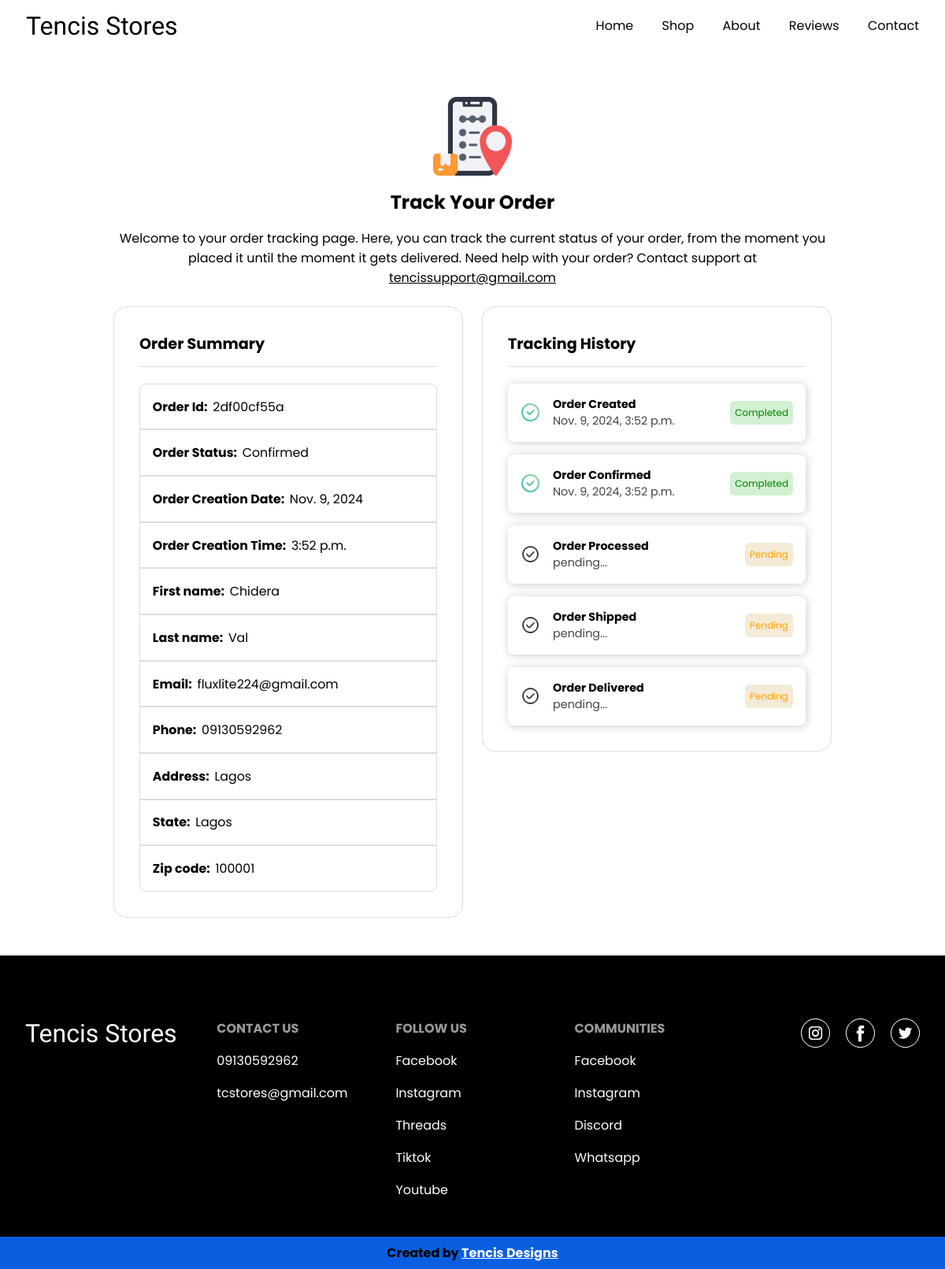
Screenshot of /trackorder/19/ with the database file from the repository.
### shopapp/models.py (models this page shows, shortened)
class Order(models.Model):
    order_id = models.CharField(max_length=150, null=True, blank=False)
    transaction_id = models.CharField(max_length=150, null=True, blank=True)
    first_name = models.CharField(max_length=150, null=False, blank=False)
    last_name = models.CharField(max_length=150, null=False, blank=False)
    email = models.EmailField(max_length=100, unique=True, null=False, blank=False, error_messages={
        'unique': 'This email address is tied to an existing order, try using a different one!'
    })
    phone = models.CharField(max_length=11, null=False, blank=False)
    address = models.CharField(max_length=150, null=False, blank=False)
    state = models.CharField(max_length=150, null=False, blank=False)
    zip_code = models.IntegerField(null=False, blank=False)
    active = models.BooleanField(default=False)
    processed = models.BooleanField(default=False)
    shipped = models.BooleanField(default=False)
    delivered = models.BooleanField(default=False)
    cartproducts = models.ManyToManyField(CartProduct, blank=False)
    create_time = models.DateTimeField(default=timezone.now)
    processed_time = models.DateTimeField(default=timezone.now)
    shipped_time = models.DateTimeField(default=timezone.now)
    delivered_time = models.DateTimeField(default=timezone.now)

### shopapp/views.py (the view)
# urls.py: path('trackorder/<int:order_id>/', views.track_order)
def track_order(request, order_id):
    order = Order.objects.get(id=order_id)
    if not order.active:
        return redirect(f'/checkout/{order_id}')
    return render(request, 'trackorder.html', {'order': order})

### templates/trackorder.html (shortened to what this page needs)
<!DOCTYPE html>
<html lang="en">
<head>
    {% load static %}
    {% load checkmodels %}
    <link rel="stylesheet" href="{% static 'shop.css' %}">
</head>
<body>
    <div class="con">
        <div class="success">
            <div class="successinfo">
                <img src="{% static 'tracking_17818197.png' %}" alt="" width="100" height="100">
                <h2>Track Your Order</h2>
                <p>Welcome to your order tracking page. Here, you can track the current status of your order, from the moment
                    you placed it until the moment it gets delivered.
                     Need help with your order? Contact support at <a href="mailto:tencissupport@gmail.com">tencissupport@gmail.com</a>
                </p>
            </div>
            <div class="successdetail">
                <div class="detaildiv">
                    <h2>Order Summary</h2>
                    <p><b>Order Id: &nbsp;</b>{{ order.order_id }}</p>
                    <p><b>Order Status: &nbsp;</b>Confirmed</p>
                    <p><b>Order Creation Date: &nbsp;</b>{{ order.create_time.date }}</p>
                    <p><b>Order Creation Time: &nbsp;</b>{{ order.create_time.time }}</p>
                    <p><b>First name: &nbsp;</b>{{ order.first_name }}</p>
                    <p><b>Last name: &nbsp;</b>{{ order.last_name }}</p>
                    <p><b>Email: &nbsp;</b>{{ order.email }}</p>
                    <p><b>Phone: &nbsp;</b>{{ order.phone }}</p>
                    <p><b>Address: &nbsp;</b>{{ order.address }}</p>
                    <p><b>State: &nbsp;</b>{{ order.state }}</p>
                    <p><b>Zip code: &nbsp;</b>{{ order.zip_code }}</p>
                </div>
                <div class="detaildiv">
                    <h2>Tracking History</h2>
                    <div class="status">
                        <div class="checkicon">
                            <img src="{% static 'check.png' %}" alt="" width="25" height="25">
                        </div>
                        <div class="statustext">
                            <p>Order Created</p>
                            <p>{{ order.create_time }}</p>
                        </div>
                        <div class="statusstate">
                            <p class="complete">Completed</p>
                        </div>
                    </div>
                    <div class="status">
                        <div class="checkicon">
                            {% if order.active %}
                            <img src="{% static 'check.png' %}" alt="" width="25" height="25">
                            {% else %}
                            <img src="{% static 'check_14610849.png' %}" alt="" width="25" height="25">
                            {% endif %}
                        </div>
                        <div class="statustext">
                            <p>Order Confirmed</p>
                            {% if order.active %}
                            <p>{{ order.create_time }}</p>
                            {% else %}
                            <p>pending...</p>
                            {% endif %}
                        </div>
                        <div class="statusstate">
                            {% if order.active %}
                            <p class="complete">Completed</p>
                            {% else %}
                            <p>Pending</p>
                            {% endif %}
                        </div>
                    </div>
                    <div class="status">
                        <div class="checkicon">
                            {% if order.processed %}
                            <img src="{% static 'check.png' %}" alt="" width="25" height="25">
                            {% else %}
                            <img src="{% static 'check_14610849.png' %}" alt="" width="25" height="25">
                            {% endif %}
                        </div>
                        <div class="statustext">
                            <p>Order Processed</p>
                            {% if order.processed %}
                            <p>{{ order.processed_time }}</p>
                            {% else %}
                            <p>pending...</p>
                            {% endif %}
                        </div>
                        <div class="statusstate">
                            {% if order.processed %}
                            <p class="complete">Completed</p>
                            {% else %}
                            <p>Pending</p>
                            {% endif %}
                        </div>
                    </div>
                    <div class="status">
                        <div class="checkicon">
                            {% if order.shipped %}
                            <img src="{% static 'check.png' %}" alt="" width="25" height="25">
                            {% else %}
                            <img src="{% static 'check_14610849.png' %}" alt="" width="25" height="25">
                            {% endif %}
                        </div>
                        <div class="statustext">
                            <p>Order Shipped</p>
                            {% if order.shipped %}
                            <p>{{ order.shipped_time }}</p>
                            {% else %}
                            <p>pending...</p>
                            {% endif %}
                        </div>
                        <div class="statusstate">
                            {% if order.shipped %}
                            <p class="complete">Completed</p>
                            {% else %}
                            <p>Pending</p>
                            {% endif %}
                        </div>
                    </div>
                    <div class="status">
                        <div class="checkicon">
                            {% if order.delivered %}
                            <img src="{% static 'check.png' %}" alt="" width="25" height="25">
                            {% else %}
                            <img src="{% static 'check_14610849.png' %}" alt="" width="25" height="25">
                            {% endif %}
                        </div>
                        <div class="statustext">
                            <p>Order Delivered</p>
                            {% if order.delivered %}
                            <p>{{ order.delivered_time }}</p>
                            {% else %}
                            <p>pending...</p>
                            {% endif %}
                        </div>
                        <div class="statusstate">
                            {% if order.delivered %}
                            <p class="complete">Completed</p>
                            {% else %}
                            <p>Pending</p>
                            {% endif %}
                        </div>
                    </div>
                </div>
            </div>
        </div>
        <div class="contact" id="contact" data-aos="fade-up" data-aos-duration="1000" data-aos-delay="200">
            <div class="contcon">
                <div class="contlogo">
                    <h2>Tencis Stores</h2>
                </div>
                <div class="contlinks">
                    <div class="linkdiv">
                        <p class="for">contact us</p>
                        <a href="tel:09130592962">09130592962</a>
                        <a href="mailto:tcstores@gmail.com">tcstores@gmail.com</a>
                    </div>
                    <div class="linkdiv">
                        <p class="for">follow us</p>
                        <a href="">Facebook</a>
                        <a href="">Instagram</a>
                        <a href="">Threads</a>
                        <a href="">Tiktok</a>
                        <a href="">Youtube</a>
                    </div>
                    <div class="linkdiv">
                        <p class="for">Communities</p>
                        <a href="">Facebook</a>
                        <a href="">Instagram</a>
                        <a href="">Discord</a>
                        <a href="">Whatsapp</a>
                    </div>
                </div>
                <div class="conticons">
                    <div class="imgcon">
                        <img src="{% static 'instagram_4494468.png' %}" alt="" width="35" height="35">
                    </div>
                    <div class="imgcon">
                        <img src="{% static 'facebook_2168281.png' %}" alt="" width="35" height="35">
                    </div>
                    <div class="imgcon">
                        <img src="{% static 'twitter_4401454.png' %}" alt="" width="35" height="35">
                    </div>
                </div>
            </div>
        </div>
    </div>
    <div class="menu">
        <div class="logo">
            <h1>Tencis Stores</h1>
        </div>
        <div class="links">
            <a href="/#">Home</a>
            <a href="/#shop">Shop</a>
            <a href="/#about">About</a>
            <a href="/#reviews">Reviews</a>
            <a href="/#contact">Contact</a>
        </div>
    </div>
    <div class="banner">
        <p>Created by <a href="https://www.tencis.online">Tencis Designs</a> </p>
    </div>
</body>
</html>

### static/shop.css (style rules this page uses)
* { margin: 0; padding: 0; font-family: "Poppins", sans-serif; font-style: normal; }
body { background-color: #fff; }
html { scroll-behavior: smooth; }
.menu { background-color: white; background: rgba(255, 255, 255, 0.5); backdrop-filter: blur(15px); -webkit-backdrop-filter: blur(15px); border: 1px solid rgba(255, 255, 255, 0.3); display: flex; align-items: center; padding: .8em 7em; box-sizing: border-box; position: fixed; top: 0; left: 0; right: 0; }
.banner { position: fixed; bottom: 0; left: 0; right: 0; background-color: #095fe0; color: black; font-weight: bold; display: flex; align-items: center; justify-content: center; padding: .5em; }
.banner a { color: white; }
.logo { flex: 1; }
.logo h1 { font-family: "Satisfy", cursive; font-weight: 400; font-style: normal; }
.links a { text-decoration: none; color: black; margin-left: 2em; }
.con { box-sizing: border-box; margin-top: 4.7em; }
.contact { padding: 4em 7em; box-sizing: border-box; background-color: black; color: white; }
.contcon { display: flex; flex-wrap: wrap; margin: 1em 0; }
.contlogo, .contlinks, .conticons { flex: 1; }
.contlogo h2 { font-family: "Satisfy", cursive; font-weight: 400; font-style: normal; font-size: 2em; }
.contlinks { display: flex; flex: 3; }
.linkdiv { padding: 0 1em; box-sizing: border-box; flex: 1; display: flex; flex-direction: column; align-items: flex-start; }
.linkdiv p, .linkdiv a { color: white; text-decoration: none; margin: .5em 0; }
.linkdiv p.for { color: #999; text-transform: uppercase; font-weight: 700; margin: 0; padding: 0; margin-bottom: .5em; }
.conticons { display: flex; justify-content: flex-end; align-items: flex-start; gap: 20px; }
.imgcon { background-color: white; border: 1px solid white; border-radius: 4em; transition: all .5s ease; }
.conticons img { cursor: pointer; display: block; }
.success { padding: 3em 9em; }
.successinfo { display: flex; flex-direction: column; align-items: center; gap: 1em; text-align: center; }
.successinfo a { text-decoration: underline; color: black; }
.successdetail { display: flex; margin-top: 1.5em; gap: 1.5em; align-items: flex-start; }
.detaildiv { flex: 1; padding: 2em; border: 1px solid #ddd; border-radius: 1em; box-sizing: border-box; flex: 2; }
.detaildiv h2 { padding-bottom: .7em; margin-bottom: 1.1em; border-bottom: 1px solid #ddd; font-size: 1.2em; }
.detaildiv p, .orderitem { border: 1px solid #ddd; font-size: .99em; padding: 1em; }
.status { background-color: white; display: flex; align-items: center; gap: 1em; box-shadow: 1px 1px .7em rgb(209, 202, 202); padding: 1em; box-sizing: border-box; border-radius: .5em; margin-bottom: 1em; }
.status:last-of-type { margin-bottom: 0; }
.checkicon img { display: block; }
.status p { padding: 0; margin: 0; border: none; font-size: .9em; color: #444; }
.statustext { flex: 1; }
.statustext p:first-of-type { font-weight: bold; color: black; }
.statusstate p { color: orange; background-color: rgb(243, 234, 215); font-size: .75em; padding: .5em; box-sizing: border-box; border-radius: .3em; }
.statusstate p.complete { color: green; background-color: rgb(210, 240, 210); }
.detaildiv p:first-of-type, .orderitem:first-of-type { border-top-right-radius: .5em; border-top-left-radius: .5em; }
.detaildiv p:last-of-type, .orderitem:last-of-type { border-bottom-right-radius: .5em; border-bottom-left-radius: .5em; }
@media (max-width: 1200px) { .home, .about, .reviews, .menu, .contact, .shop, .ft { padding-left: 2em; padding-right: 2em; } }

### rows the page displays
Order: order_id "2df00cf55a", create_time "Nov. 9, 2024", create_time.time "3:52 p.m.", first_name "Chidera", last_name "Val", email "fluxlite224@gmail.com", phone "09130592962", address "Lagos", state "Lagos", zip_code "100001", create_time "Nov. 9, 2024, 3:52 p.m."
